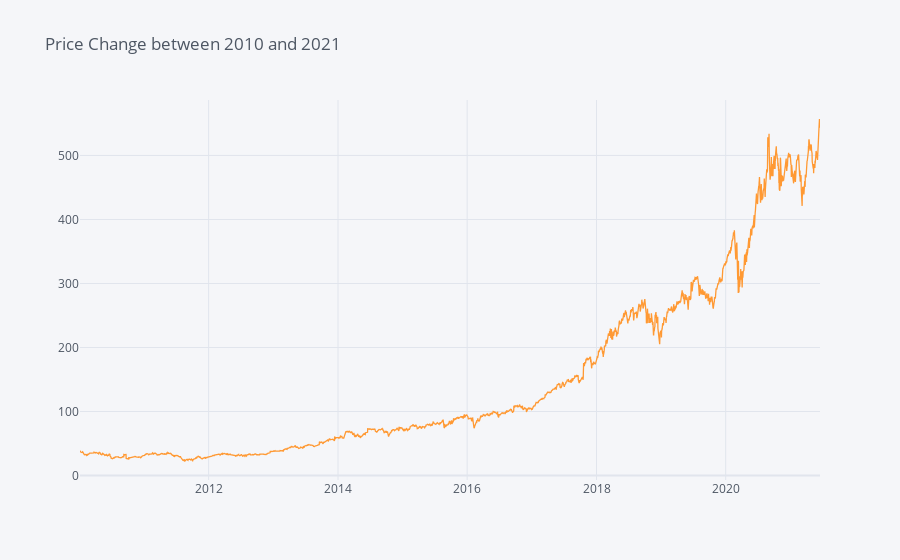

Source (notebook cell):
### Code cell
df_adj_close.iplot(title = 'Price Change between 2010 and 2021')

### Figure 1 — Plotly figure (JSON) as saved in the notebook; plotly's stock layout.template omitted (floating-point values rounded to 4 significant figures; data arrays with more than 128 entries replaced by an {"elided": "..."} marker saying what was removed)
{"data": [{"line": {"color": "rgba(255, 153, 51, 1.0)", "dash": "solid", "shape": "linear", "width": 1.3}, "mode": "lines", "name": "ADBE", "text": "", "type": "scatter", "x": {"elided": "2884 str values"}, "y": {"elided": "2884 float values"}}], "layout": {"legend": {"bgcolor": "#F5F6F9", "font": {"color": "#4D5663"}}, "paper_bgcolor": "#F5F6F9", "plot_bgcolor": "#F5F6F9", "title": {"font": {"color": "#4D5663"}, "text": "Price Change between 2010 and 2021"}, "xaxis": {"gridcolor": "#E1E5ED", "showgrid": true, "tickfont": {"color": "#4D5663"}, "title": {"font": {"color": "#4D5663"}, "text": ""}, "zerolinecolor": "#E1E5ED"}, "yaxis": {"gridcolor": "#E1E5ED", "showgrid": true, "tickfont": {"color": "#4D5663"}, "title": {"font": {"color": "#4D5663"}, "text": ""}, "zerolinecolor": "#E1E5ED"}}}
